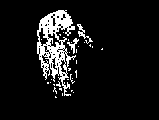
#> input picture hw2/palm.bmp, 159 x 120 px
$ python mp2_sj.py   (Python 2 division)
#> lines starting #> are read from the running program, lines starting #| are printed output that depends on the picture; after the words box and inside, x2 and y2 are one past the last pixel; in counts of white or black regions, pixels touching at a corner belong together
from PIL import Image
import numpy as np

def readImage(imagePath):
#> called with imagePath = 'palm.bmp'
	image = Image.open(imagePath)
#> image is the input picture: PIL image 159x120 1; 8.5% white; 32 white regions (29 under 20 px), largest, box (x1, y1, x2, y2) and area: (37, 10, 76, 96) 1378, (77, 24, 93, 44) 79, (67, 38, 79, 54) 61
	imageData = image.getdata()
	width, height = imageData.size
#> width = 159; height = 120

	imageArray = [[0 for x in xrange(width)] for x in xrange(height)]

	for row in range(height):
		for col in range(width):
			imageArray[row][col] = imageData.getpixel((col, row))
#> after the loop, imageArray = 120 items

	return imageArray

def erosion(image, structureElement):
	height = len(image)
	width = len(image[0])

	finArr = [[0 for x in xrange(width)] for x in xrange(height)]
	flattenedElements= flattenStructureElement(structureElement)
	for row in range(height):
		for col in range(width):
			pixel = image[row][col]
			if pixel != 0:
				isZero = False
				for tup in flattenedElements:
					if (inBounds(row, col, tup, width, height)):
						if image[row + tup[0]][col + tup[1]] == 0:
							isZero = True
							finArr[row][col] = 0
							break
				if (not isZero):
					finArr[row][col] = 255
	return finArr

def inBounds(row, col, tup, width, height):
	return col+tup[1] >= 0 and row+tup[0] >= 0 and col+tup[1] < width and row+tup[0] < height


def dilation(image, structureElement):
	height = len(image)
	width = len(image[0])

	finArr = [[0 for x in xrange(width)] for x in xrange(height)]
	flattenedElements= flattenStructureElement(structureElement)
	for row in range(height):
		for col in range(width):
			pixel = image[row][col]
			if pixel == 0:
				isNotZero = False
				for tup in flattenedElements:
					if (inBounds(row, col, tup, width, height)):
						if image[row + tup[0]][col + tup[1]] == 255:
							isNotZero = True
							finArr[row][col] = 255
							break
				if (not isNotZero):
					finArr[row][col] = 0
			else:
				finArr[row][col] = 255
	return finArr

def opening(image, structureElement):
	erodedArray = erosion(image, structureElement)
	dilatedArray = dilation(erodedArray, structureElement)
	return dilatedArray

def closing(image, structureElement):
	dilatedArray = dilation(image, structureElement)
	erodedArray = erosion(dilatedArray, structureElement)
	return erodedArray

def boundary(image):
	height = len(image)
	width = len(image[0])

	structureElement = [[1, 1, 1], [1, 1, 1], [1, 1, 1]]
	erodedImage = erosion(image, structureElement)
	for row in range(height):
		for col in range(width):
			if erodedImage[row][col] == 255:
				image[row][col] = 0
	return image

def flattenStructureElement(structureElement):
	center = len(structureElement) / 2
	flattenedStructureElement = []

	for row in range(len(structureElement)):
		for col in range(len(structureElement[row])):
			if structureElement[row][col] == 1:
				flattenedStructureElement.append((row - center, col - center))

	return flattenedStructureElement


# TESTING

image = readImage('palm.bmp')
#> image = 120 items
structureElement = [[1, 1, 1, 1, 1], [1, 1, 1, 1, 1], [1, 1, 1, 1, 1]]
finalArr = dilation(image, structureElement)
#> in dilation, `height = len(image)`: height = 120
#> in dilation, `finArr = [[0 for x in xrange(width)] for x in xrange(height)]`: finArr = 120 items
#> finalArr = 120 items
numpyArr = (np.array(finalArr)).astype(np.uint8)
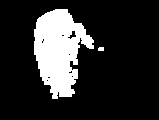
#> numpyArr: shape (120, 159); 17.6% white; 2 white regions, box (x1, y1, x2, y2) and area: (34, 9, 94, 99) 3340, (98, 47, 104, 51) 23
im = Image.fromarray(numpyArr)
im.save('resultDilationPalm5x5.bmp')

$ run again, with hw2/testing.bmp copied over hw2/palm.bmp
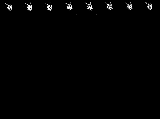
#> input picture hw2/testing.bmp, 160 x 119 px
#> in readImage, image is the input picture: PIL image 160x119 L; min 0, max 255, mean 2
#> after the loop in readImage, `for row in range(height):`: imageArray = 119 items
#> in dilation, `height = len(image)`: height = 119
#> finArr = 119 items
#> `numpyArr = (np.array(finalArr)).astype(np.uint8)`:
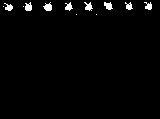
#> numpyArr: shape (119, 160); 1.9% white; 12 white regions (4 under 20 px), largest, box (x1, y1, x2, y2) and area: (43, 2, 52, 11) 52, (25, 2, 32, 11) 48, (104, 2, 113, 10) 48
